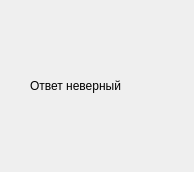
<?xml version="1.0" encoding="UTF-8"?>
<ui version="4.0">
 <class>check_error</class>
 <widget class="QDialog" name="check_error">
  <property name="geometry">
   <rect>
    <x>0</x>
    <y>0</y>
    <width>194</width>
    <height>172</height>
   </rect>
  </property>
  <property name="windowTitle">
   <string>Dialog</string>
  </property>
  <widget class="QLabel" name="label">
   <property name="geometry">
    <rect>
     <x>30</x>
     <y>40</y>
     <width>161</width>
     <height>91</height>
    </rect>
   </property>
   <property name="text">
    <string>Ответ неверный</string>
   </property>
  </widget>
 </widget>
 <resources/>
 <connections/>
</ui>
